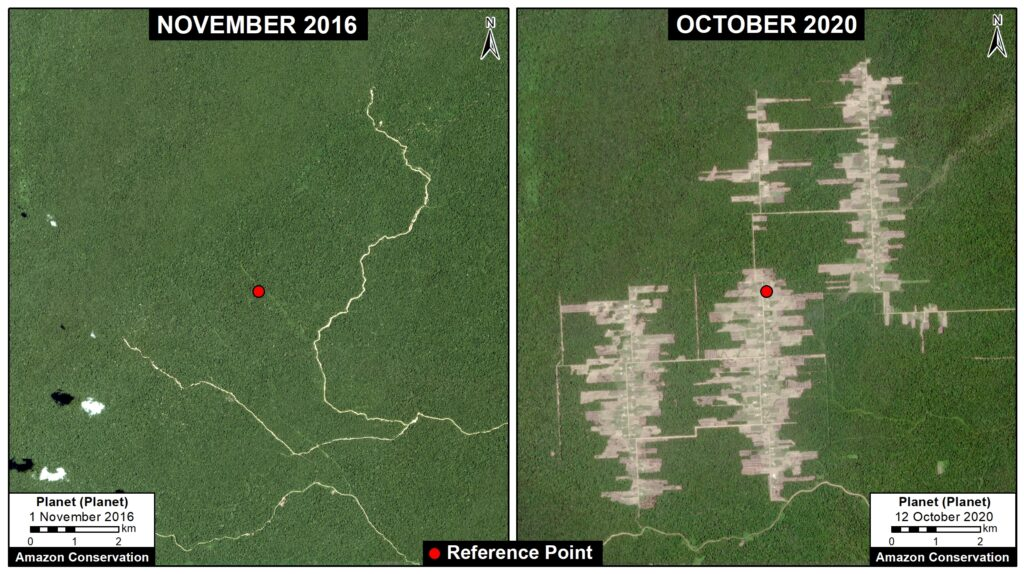
#> input picture Images/Amazon.jpg, 1024 x 574 px
$ python split_images.py
#> lines starting #> are read from the running program, lines starting #| are printed output that depends on the picture
"""Split each combined before/after image into before.png and after.png.

Crop boxes are (left, top, right, bottom) in source pixels. They exclude
dividers, titles, logos and scale boxes. Both halves of a pair have identical
size so they can be aligned in Step 1.
"""
from pathlib import Path

import cv2

SRC_DIR = Path(__file__).parent / "Images"
OUT_DIR = Path(__file__).parent / "pairs"

# name -> (source file, before box, after box)
PAIRS = {
    "01": ("Amazon.jpg", (12, 62, 504, 488), (520, 62, 1012, 488)),
    "02": ("Amazon2.jpeg", (0, 50, 594, 590), (606, 50, 1200, 590)),
    "03": ("Forest.jpg", (0, 0, 230, 250), (246, 0, 476, 250)),
    "04": ("Image.jpeg", (8, 0, 950, 1080), (968, 0, 1910, 1080)),
    "05": ("Image2.jpg", (0, 50, 350, 375), (364, 50, 714, 375)),
    "06": ("Image3.jpeg.jpg", (0, 0, 922, 570), (0, 582, 922, 1152)),
    "07": ("Image4.jpeg", (0, 0, 592, 1010), (606, 0, 1198, 1010)),
    "08": ("Image5.jpeg", (0, 0, 453, 434), (471, 0, 924, 434)),
    "09": ("Image6.jpeg", (68, 22, 412, 386), (442, 22, 786, 386)),
    "10": ("NY.jpeg", (0, 115, 770, 735), (778, 115, 1548, 735)),
}


def box_size(box):
    return (box[2] - box[0], box[3] - box[1])


def crop(img, box):
    left, top, right, bottom = box
    return img[top:bottom, left:right].copy()


def split_pair(name, filename, before_box, after_box):
#> called with name = '01', filename = 'Amazon.jpg', before_box = (12, 62, 504, 488), after_box = (520, 62, 1012, 488)
    if box_size(before_box) != box_size(after_box):
        raise ValueError(f"{name}: before/after crop sizes differ")
    src_path = SRC_DIR / filename
    if not src_path.exists():
        raise FileNotFoundError(src_path)
    out = OUT_DIR / name
    out.mkdir(parents=True, exist_ok=True)
    img = cv2.imread(str(src_path))
#> img is the input picture: shape (574, 1024, 3); mean B, G, R 77, 112.3, 94
    if img is None:
        raise ValueError(f"{name}: OpenCV could not read {src_path}")
    cv2.imwrite(str(out / "before.png"), crop(img, before_box))
#> in crop, `return img[top:bottom, left:right].copy()`:
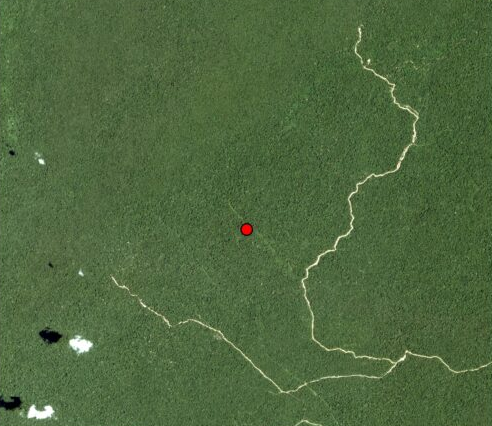
#> returned value: shape (426, 492, 3); mean of channels 0, 1, 2 62.5, 104, 78.5; drawn as B, G, R
    cv2.imwrite(str(out / "after.png"), crop(img, after_box))
#> call 2 of crop, with box = (520, 62, 1012, 488)
#> in crop (call 2), `return img[top:bottom, left:right].copy()`:
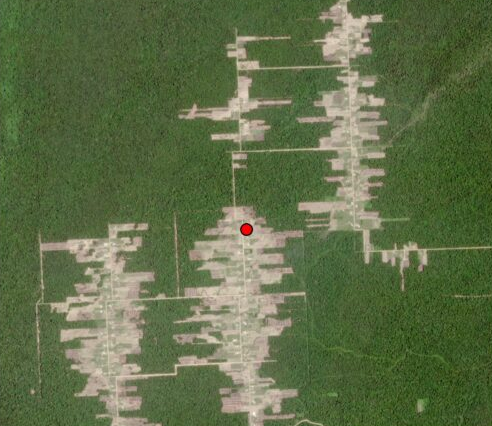
#> returned value: shape (426, 492, 3); mean of channels 0, 1, 2 71.8, 110.2, 95.2; drawn as B, G, R


def main():
    for name, (filename, before_box, after_box) in PAIRS.items():
        split_pair(name, filename, before_box, after_box)
        print(f"{name}: {box_size(before_box)}")
#> pass 2 of the loop in main, `for name, (filename, before_box, after_box) in PAIRS.items():`:
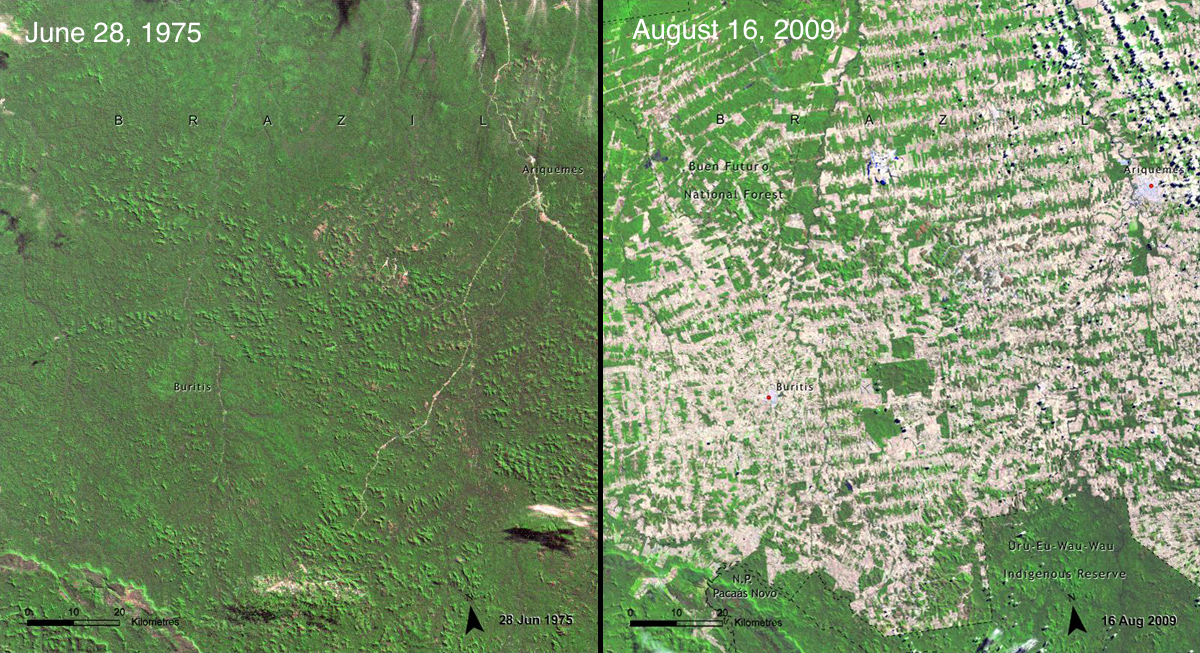
#> input picture Images/Amazon2.jpeg, 1200 x 653 px
#> in split_pair, img is the input picture: shape (653, 1200, 3); mean B, G, R 102.4, 144.1, 119.8
#> in crop (call 3), `return img[top:bottom, left:right].copy()`:
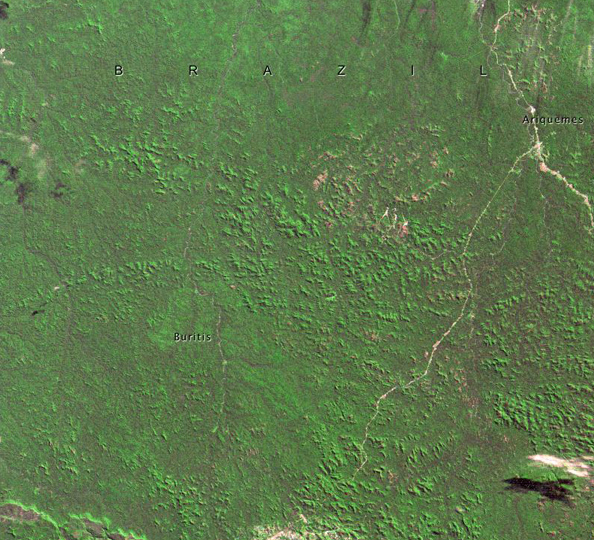
#> returned value: shape (540, 594, 3); mean of channels 0, 1, 2 75.7, 122, 93.7; drawn as B, G, R
#> in crop (call 4), `return img[top:bottom, left:right].copy()`:
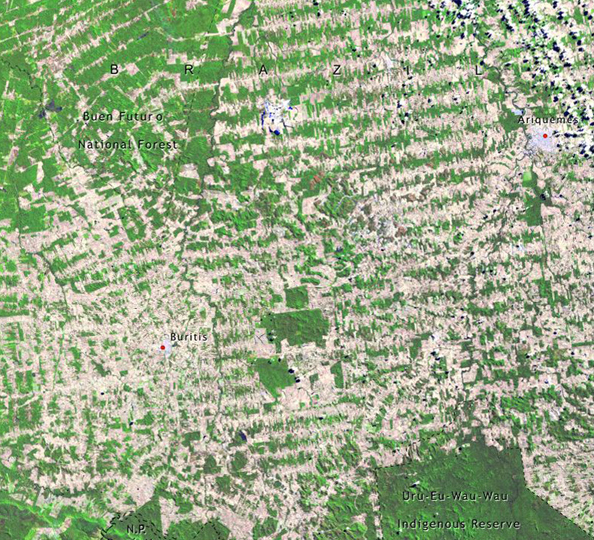
#> returned value: shape (540, 594, 3); mean of channels 0, 1, 2 135.8, 170.1, 153.8; drawn as B, G, R
#> pass 3 of the loop in main, `for name, (filename, before_box, after_box) in PAIRS.items():`:
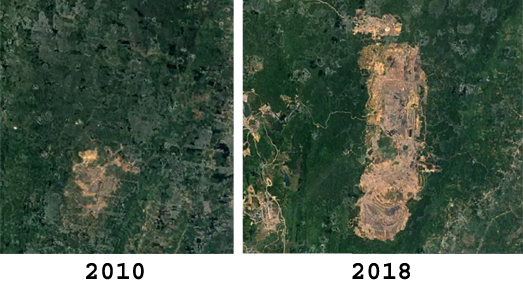
#> input picture Images/Forest.jpg, 523 x 289 px
#> in split_pair, img is the input picture: shape (289, 523, 3); mean B, G, R 81.9, 97.2, 81.6
#> in crop (call 5), `return img[top:bottom, left:right].copy()`:
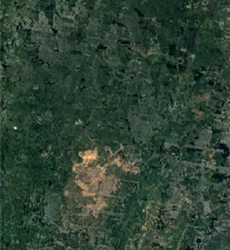
#> returned value: shape (250, 230, 3); mean of channels 0, 1, 2 52.6, 67.3, 46.9; drawn as B, G, R
#> in crop (call 6), `return img[top:bottom, left:right].copy()`:
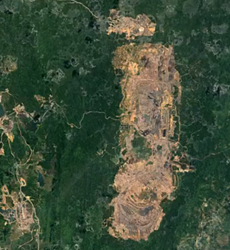
#> returned value: shape (250, 230, 3); mean of channels 0, 1, 2 59.2, 80, 65.6; drawn as B, G, R
#> the loop made 7 passes; the first 3 are shown


if __name__ == "__main__":
#> (the run stopped early here; a loop or call above may not have finished)
